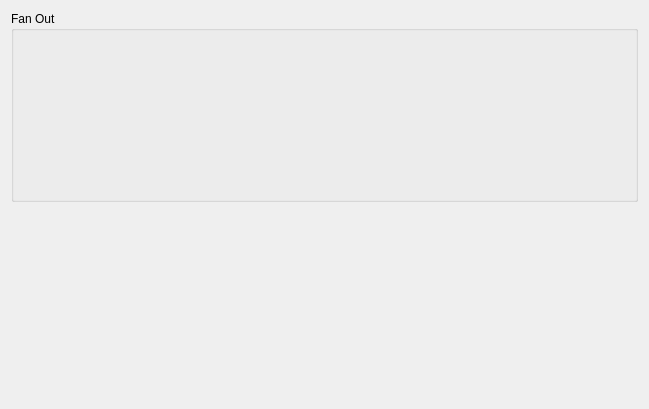
<?xml version="1.0" encoding="UTF-8"?>
<ui version="4.0">
 <class>WidgetFanoutContainerForm</class>
 <widget class="QWidget" name="WidgetFanoutContainerForm">
  <property name="geometry">
   <rect>
    <x>0</x>
    <y>0</y>
    <width>649</width>
    <height>409</height>
   </rect>
  </property>
  <property name="windowTitle">
   <string>Form</string>
  </property>
  <layout class="QGridLayout" name="gridLayout">
   <item row="0" column="0">
    <widget class="QGroupBox" name="gbFanout">
     <property name="sizePolicy">
      <sizepolicy hsizetype="Preferred" vsizetype="Preferred">
       <horstretch>1</horstretch>
       <verstretch>0</verstretch>
      </sizepolicy>
     </property>
     <property name="title">
      <string>Fan Out</string>
     </property>
    </widget>
   </item>
   <item row="1" column="0">
    <widget class="QWidget" name="wGraph" native="true">
     <property name="sizePolicy">
      <sizepolicy hsizetype="Preferred" vsizetype="Preferred">
       <horstretch>4</horstretch>
       <verstretch>0</verstretch>
      </sizepolicy>
     </property>
    </widget>
   </item>
  </layout>
 </widget>
 <resources/>
 <connections/>
</ui>
